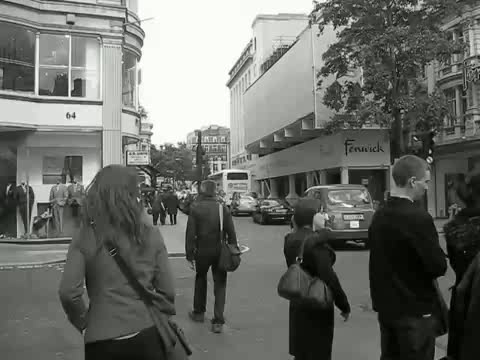
#> input picture frame 0 of enhanced_realism.mp4, 480 x 360 px
$ python fast_ai_colorization.py
#> lines starting #> are read from the running program, lines starting #| are printed output that depends on the picture; after the words box and inside, x2 and y2 are one past the last pixel; in counts of white or black regions, pixels touching at a corner belong together; pictures that were not available may be replaced by others from this repository, and a replacement may not be noted
import cv2
import numpy as np
import os
from PIL import Image

# ============================================================
# COLOR PALETTES (LAB Space: A and B channels)
# ============================================================
# In OpenCV 8-bit LAB: L:0-255, A:0-255 (128=neutral), B:0-255 (128=neutral)
PALETTES = {
    'natural': {
        'sky': (120, 110),        # Slight blue
        'vegetation': (115, 135), # Green-yellow
        'ground': (135, 145),      # Brownish
        'skin': (140, 135),        # Peach
        'building': (128, 128)     # Neutral gray
    },
    'warm': {
        'sky': (128, 145),         # Golden/Yellow
        'vegetation': (120, 150),  # Warm green
        'ground': (140, 155),      # Warm brown
        'skin': (145, 145),        # Warm peach
        'building': (135, 135)     # Beige
    },
    'cinematic': {
        'sky': (110, 110),         # Cool blue-green
        'vegetation': (120, 120),  # Muted green
        'ground': (125, 125),      # Muted
        'skin': (135, 130),        # Muted peach
        'building': (120, 125)     # Cool gray
    }
}

def create_color_map(height, width, palette_name='natural', L_channel=None, mask=None, mask_palette=None):
    """
    Creates a semantic color map based on vertical position, brightness, and optional segmentation mask.
    """
    palette = PALETTES.get(palette_name, PALETTES['natural'])

    # 1. Height-based segmentation
    y_coords = np.linspace(0, 1, height).reshape(-1, 1)
    height_map = np.tile(y_coords, (1, width))

    # 2. Brightness-based segmentation
    if L_channel is not None:
        brightness = L_channel / 255.0
    else:
        brightness = np.ones((height, width)) * 0.5

    # Initialize A and B channels with neutral gray
    A = np.full((height, width), 128, dtype=np.float32)
    B = np.full((height, width), 128, dtype=np.float32)

    # Define semantic regions (broad overlaps)
    # Sky: Top 40%, bright
    sky_mask = ((1.0 - height_map) * brightness).astype(np.float32)
    # Ground: Bottom 60%
    ground_mask = height_map.astype(np.float32)
    # Skin/Subject: Bright areas in the middle
    subject_mask = ((brightness > 0.5) * (height_map > 0.2) * (height_map < 0.8)).astype(np.float32)
    # Vegetation: Certain height and brightness
    veg_mask = ((height_map > 0.3) * (height_map < 0.7) * (brightness < 0.6)).astype(np.float32)

    # Normalize masks
    total_mask = sky_mask + ground_mask + subject_mask + veg_mask + 1e-6
    sky_mask /= total_mask
    ground_mask /= total_mask
    subject_mask /= total_mask
    veg_mask /= total_mask

    # Blend colors (Base layer / Gaps)
    A = (sky_mask * palette['sky'][0] +
         ground_mask * palette['ground'][0] +
         subject_mask * palette['skin'][0] +
         veg_mask * palette['vegetation'][0])

    B = (sky_mask * palette['sky'][1] +
         ground_mask * palette['ground'][1] +
         subject_mask * palette['skin'][1] +
         veg_mask * palette['vegetation'][1])

    # 3. Apply Segmentation Masks (Refinement)
    if mask is not None and mask_palette is not None:
        # Resize mask to match frame if necessary
        if mask.shape[:2] != (height, width):
            mask = cv2.resize(mask, (width, height), interpolation=cv2.INTER_NEAREST)

        for obj_id, color_key in mask_palette.items():
            if color_key in palette:
                obj_color = palette[color_key]
                # Apply mask where ID matches
                obj_mask = (mask == obj_id)
                A[obj_mask] = obj_color[0]
                B[obj_mask] = obj_color[1]

    return A.astype(np.uint8), B.astype(np.uint8)

def colorize_frame(frame, palette_name='natural', prev_color=None, alpha=0.5, mask=None, mask_palette=None):
    """
    Colorizes a single grayscale frame.
    """
    if len(frame.shape) == 3:
        gray = cv2.cvtColor(frame, cv2.COLOR_BGR2GRAY)
    else:
        gray = frame

    # 1. Enhancement: CLAHE
    clahe = cv2.createCLAHE(clipLimit=2.0, tileGridSize=(8,8))
    L = clahe.apply(gray)

    # 2. Semantic Color Assignment
    height, width = L.shape
    A, B = create_color_map(height, width, palette_name, L_channel=L, mask=mask, mask_palette=mask_palette)

    # 3. Merge to LAB and convert to BGR
    lab = cv2.merge([L, A, B])
    colorized = cv2.cvtColor(lab, cv2.COLOR_LAB2BGR)

    # 4. Post-processing: Bilateral Filter (denoise)
    colorized = cv2.bilateralFilter(colorized, 7, 50, 50)

    # 5. Post-processing: Sharpening
    blurred = cv2.GaussianBlur(colorized, (0, 0), 3)
    colorized = cv2.addWeighted(colorized, 1.5, blurred, -0.5, 0)

    # 6. Temporal Stabilization
    if prev_color is not None:
        colorized = cv2.addWeighted(colorized, alpha, prev_color, 1.0 - alpha, 0)

    return colorized

def process_video(input_path, output_path, palette_name='natural', limit_frames=None, mask_dir=None, mask_palette=None):
    cap = cv2.VideoCapture(input_path)
    if not cap.isOpened():
        print(f"Error: Could not open video {input_path}")
        return

    width = int(cap.get(cv2.CAP_PROP_FRAME_WIDTH))
    height = int(cap.get(cv2.CAP_PROP_FRAME_HEIGHT))
    fps = cap.get(cv2.CAP_PROP_FPS)
    if fps == 0: fps = 24

    fourcc = cv2.VideoWriter_fourcc(*'m', 'p', '4', 'v')
    out = cv2.VideoWriter(output_path, fourcc, fps, (width, height))

    prev_frame = None
    count = 0

    while True:
        ret, frame = cap.read()
        if not ret:
            break

        # Load mask if available
        mask = None
        if mask_dir:
            mask_path = os.path.join(mask_dir, f"{count:06d}.npz")
            if os.path.exists(mask_path):
                try:
                    data = np.load(mask_path)
                    mask = data['mask']
                except:
                    pass

        colorized = colorize_frame(frame, palette_name, prev_color=prev_frame, mask=mask, mask_palette=mask_palette)
        out.write(colorized)

        prev_frame = colorized
        count += 1
        if limit_frames and count >= limit_frames:
            break

    cap.release()
    out.release()
    print(f"Processed {count} frames. Saved to {output_path}")

def create_comparison(input_path, output_path, result_path):
    cap_in = cv2.VideoCapture(input_path)
    cap_out = cv2.VideoCapture(output_path)

    ret1, frame_in = cap_in.read()
    ret2, frame_out = cap_out.read()

    if ret1 and ret2:
        # Resize to same height if needed
        h1, w1 = frame_in.shape[:2]
        h2, w2 = frame_out.shape[:2]

        if h1 != h2:
            frame_in = cv2.resize(frame_in, (int(w1 * h2 / h1), h2))

        comparison = np.hstack((frame_in, frame_out))
        cv2.imwrite(result_path, comparison)
        print(f"Comparison saved to {result_path}")

    cap_in.release()
    cap_out.release()

if __name__ == "__main__":
    # Define a mapping for segmented objects
    # This ensures that segmented areas get specific colors and don't overlap with heuristic gaps
    mask_palette = {
        1: 'skin',      # Person 1
        2: 'skin',      # Person 2
        3: 'building',  # Car/Building
        4: 'vegetation',# Tree
        5: 'sky'        # Sky segment
    }

    # Video 1: Natural Palette (Heuristic only)
    print("Processing Video 1 (Natural - Heuristic)...")
    process_video("enhanced_realism.mp4", "enhanced_realism_AI_COLORIZED.mp4", palette_name='natural')
#> in process_video, frame is the input picture: shape (360, 480, 3); mean B, G, R 104, 108.7, 106.7
#> in create_color_map, `subject_mask = ((brightness > 0.5) * (height_map > 0.2) * (height_map ..`:
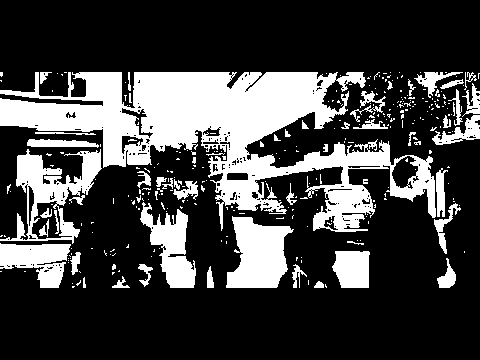
#> subject_mask: shape (360, 480) float32; values 0 (black) and 1 (white), 26.6% white; 312 white regions (258 under 20 px), largest, box (x1, y1, x2, y2) and area: (0, 72, 436, 232) 27247, (0, 149, 102, 244) 3374, (226, 216, 294, 288) 3297
#> in create_color_map, `veg_mask = ((height_map > 0.3) * (height_map < 0.7) * (brightness < 0...`: veg_mask: shape (360, 480) float32; values 0 (black) and 1 (white), 27.3% white; 85 white regions (75 under 20 px), largest, box (x1, y1, x2, y2) and area: (0, 108, 480, 252) 46286, (0, 246, 50, 252) 179, (227, 173, 248, 180) 145
#> in create_color_map, `ground_mask /= total_mask`:
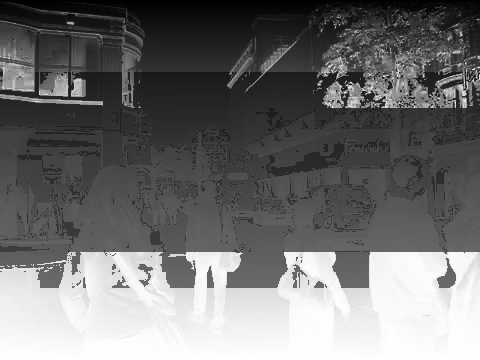
#> ground_mask: shape (360, 480) float32; min 0, max 1, mean 0.442
#> in create_color_map, `A = (sky_mask * palette['sky'][0] + ground_mask * palette['ground'][0]..`:
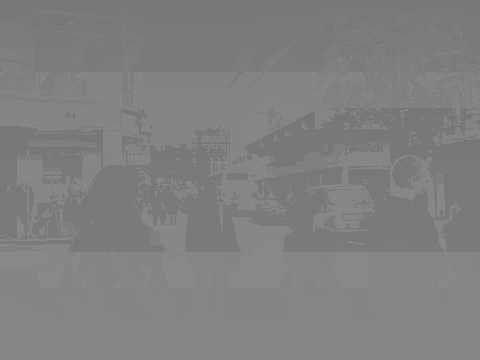
#> A: shape (360, 480) float32; min 119.6, max 136.8, mean 128.6

    # Video 2: Warm Palette (Mask-Aware)
    # This demonstrates "only coloring the segmented areas and letting LoRA (heuristic) fill the gaps"
    print("Processing Video 2 (Warm - Mask-Aware)...")
    process_video(
        "enhanced_segmented_5s.mp4",
        "enhanced_segmented_5s_AI_COLORIZED.mp4",
        palette_name='warm',
        mask_dir='workspace/job_001/2_masks',
        mask_palette=mask_palette
    )
#> in create_color_map (call 8), `B = (sky_mask * palette['sky'][1] + ground_mask * palette['ground'][1]..`:
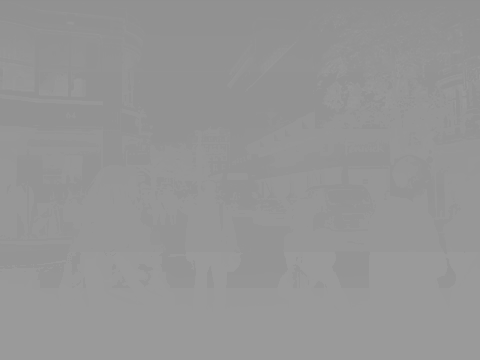
#> B: shape (360, 480) float32; min 145, max 155, mean 150.2
#> in colorize_frame (call 8), `lab = cv2.merge([L, A, B])`:
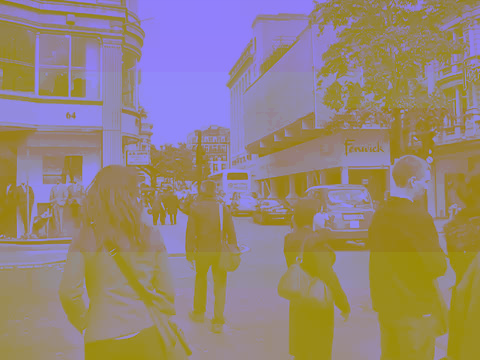
#> lab: shape (360, 480, 3); mean of channels 0, 1, 2 122, 133.8, 149.7; drawn as B, G, R
#> in colorize_frame (call 8), `colorized = cv2.addWeighted(colorized, 1.5, blurred, -0.5, 0)`:
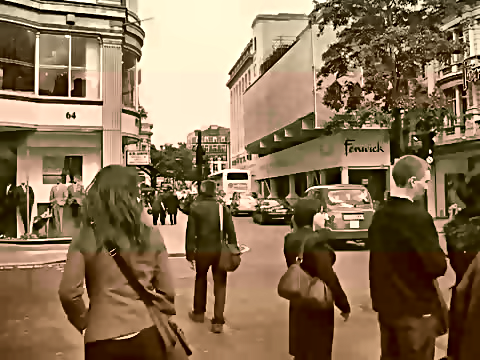
#> colorized: shape (360, 480, 3); mean B, G, R 83.7, 112.5, 136

    # Comparison Images
    print("Creating Comparison Images...")
    create_comparison("enhanced_realism.mp4", "enhanced_realism_AI_COLORIZED.mp4", "enhanced_realism_comparison.jpg")
#> in create_comparison, `comparison = np.hstack((frame_in, frame_out))`:
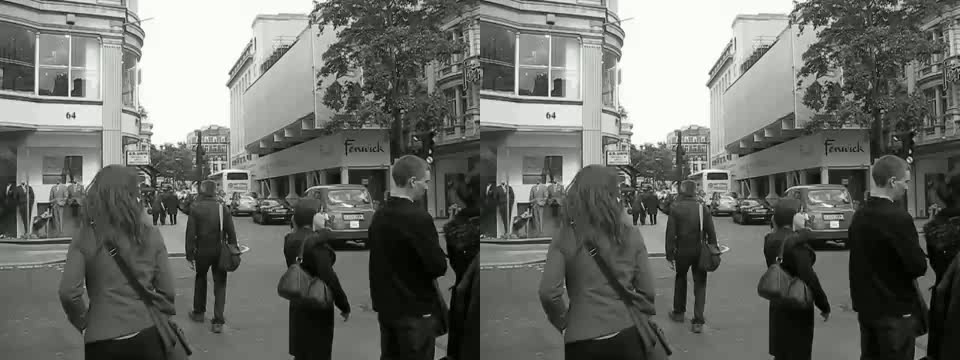
#> comparison: shape (360, 960, 3); mean B, G, R 104, 108.7, 106.7
    create_comparison("enhanced_segmented_5s.mp4", "enhanced_segmented_5s_AI_COLORIZED.mp4", "enhanced_segmented_5s_comparison.jpg")
